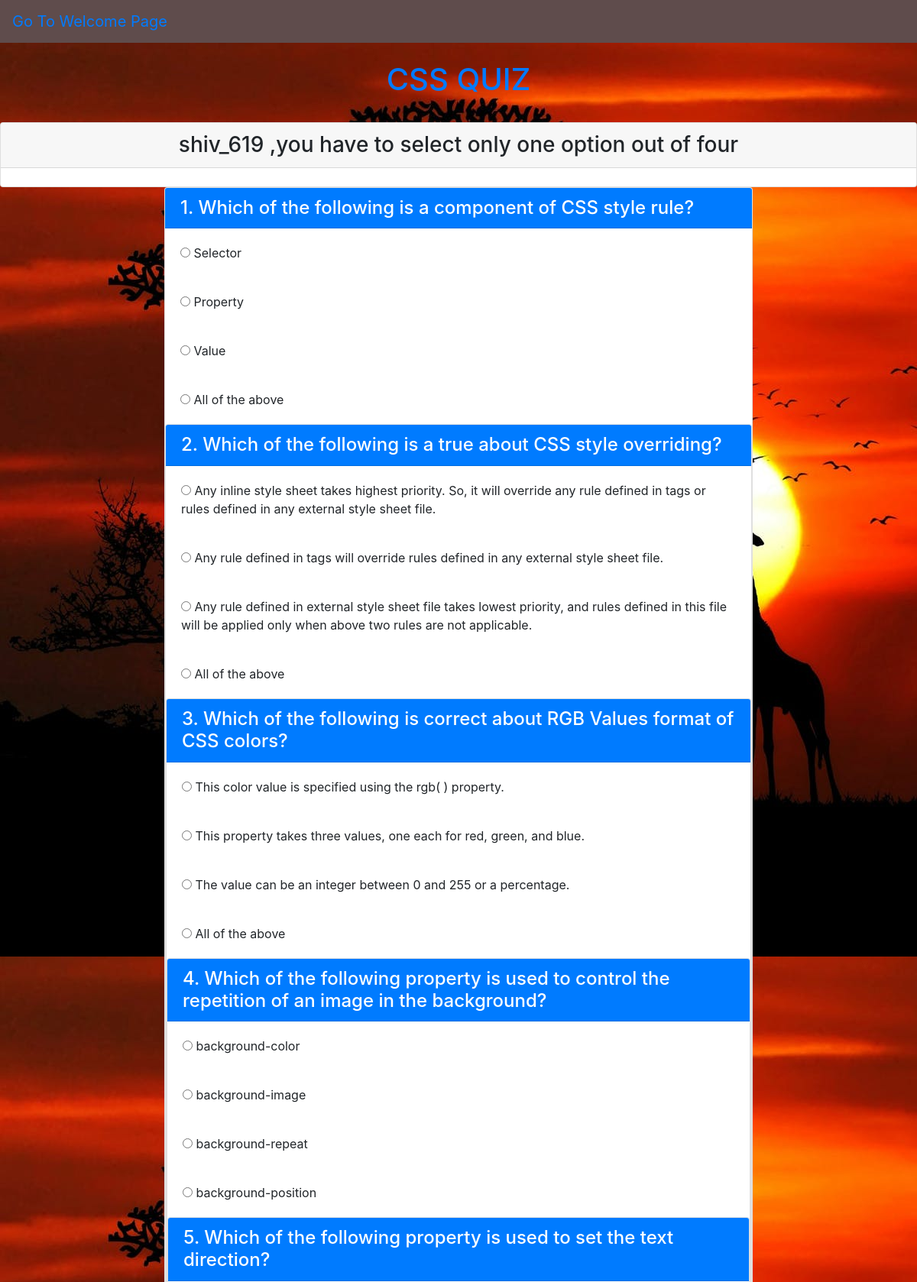
Screenshot of /css.php (signed in, upper part) with the database file from the repository.
### tables this page shows
CREATE TABLE `user` (
  `username` varchar(20) NOT NULL,
  `user_email` varchar(50) NOT NULL,
  `name` varchar(50) DEFAULT NULL,
  `user_pwd` varchar(20) DEFAULT NULL
);

CREATE TABLE `question` (
  `sub_id` varchar(10) DEFAULT NULL,
  `q_id` varchar(10) NOT NULL,
  `question` varchar(300) DEFAULT NULL,
  `ans_id` varchar(10) DEFAULT NULL
);

CREATE TABLE `answer` (
  `ans_id` varchar(10) DEFAULT NULL,
  `aid` varchar(10) DEFAULT NULL,
  `answer` varchar(300) DEFAULT NULL
);

### session.php (called while the page is built, shortened)
<?php
   include('config.php');
    $user_check = $_SESSION['login_user'];
    $ses_sql = mysqli_query($db,"select username from user where username = '$user_check' ");
    $row = mysqli_fetch_array($ses_sql,MYSQLI_ASSOC);
    $login_session = $row['username'];
?>

### css.php (the view, shortened to what this page needs)
<?php
$con=mysqli_connect('localhost','root');
mysqli_select_db($con,'quizdb');
?>
<?php
   include('session.php');
?>
<!DOCTYPE html>
<html>
<head>
	<link rel="stylesheet" href="bootstrap.css">
</head>
<body>
<div class="Container">
	<nav class="navbar navbar-inverse navbar-fixed-top">
      <div class="navbar-header">
      	 <a class="navbar-brand navbar-left" href="welcome.php" ><span class="glyphicon glyphicon-flash" aria-hidden="true"></span> Go To Welcome Page</a>
    </div>
 </nav>
	<br> <h1 class="text-center text-primary">CSS QUIZ</h1><br>
	<div class='card'>
		<h3 class="text-center card-header "> <?php echo $login_session;?> ,you have to select only one option out of four</h3><br>
	</div>
	<div class="col-lg-8 m-auto d-block">
	<form action="check.php" method="post">
	<?php
		$q2="SELECT * from question where sub_id='s1'";
		$query2=mysqli_query($con,$q2);
		$total=mysqli_num_rows($query2);
		$total=$total+100;
		for($i=101;$i<=$total;$i++){
		$q="select * from question where  q_id=$i";
		$query=mysqli_query($con,$q);
		while($rows=mysqli_fetch_array($query)){
			?>
			<div class="card">
				<h4 class="card-header bg-primary text-white"><?php echo ($i%100).". " ?><?php echo  $rows['question'];?> </h4>
				<?php
				$q="select * from answer where ans_id=$i";
				$query=mysqli_query($con,$q);
				while($rows=mysqli_fetch_array($query)){
					?>
					<div class="card-body">
						<input type="radio"  name="quizcheck[<?php echo $rows['ans_id'];?>]" value="<?php echo $rows['aid'];?>">
						<?php echo $rows['answer'];?>
					</div>
		<?php
	}
}
		}
	?>
</form>
</div>
</div>
</body>
</html>

### css.php (style rules this page uses)
body { background-image: url("c.jpeg"); }
.navbar { background-color: #5f4c4c; background-repeat: no-repeat; }

### rows the page displays
user: username "shiv_619"
question: question "Which of the following is a component of CSS style rule?"
answer: answer "Selector"
answer: answer "Property"
answer: answer "Value"
answer: answer "All of the above"
question: question "Which of the following is a true about CSS style overriding?"
answer: answer "Any inline style sheet takes highest priority. So, it will override any rule defined in tags or rules defined in any external style sheet file."
answer: answer "Any rule defined in tags will override rules defined in any external style sheet file."
answer: answer "Any rule defined in external style sheet file takes lowest priority, and rules defined in this file will be applied only when above two rules are not applicable."
answer: answer "All of the above"
question: question "Which of the following is correct about RGB Values format of CSS colors?"
answer: answer "This color value is specified using the rgb( ) property."
answer: answer "This property takes three values, one each for red, green, and blue."
answer: answer "The value can be an integer between 0 and 255 or a percentage."
answer: answer "All of the above"
question: question "Which of the following property is used to control the repetition of an image in the background?"
answer: answer "background-color"
answer: answer "background-image"
answer: answer "background-repeat"
answer: answer "background-position"
question: question "Which of the following property is used to set the text direction?"
